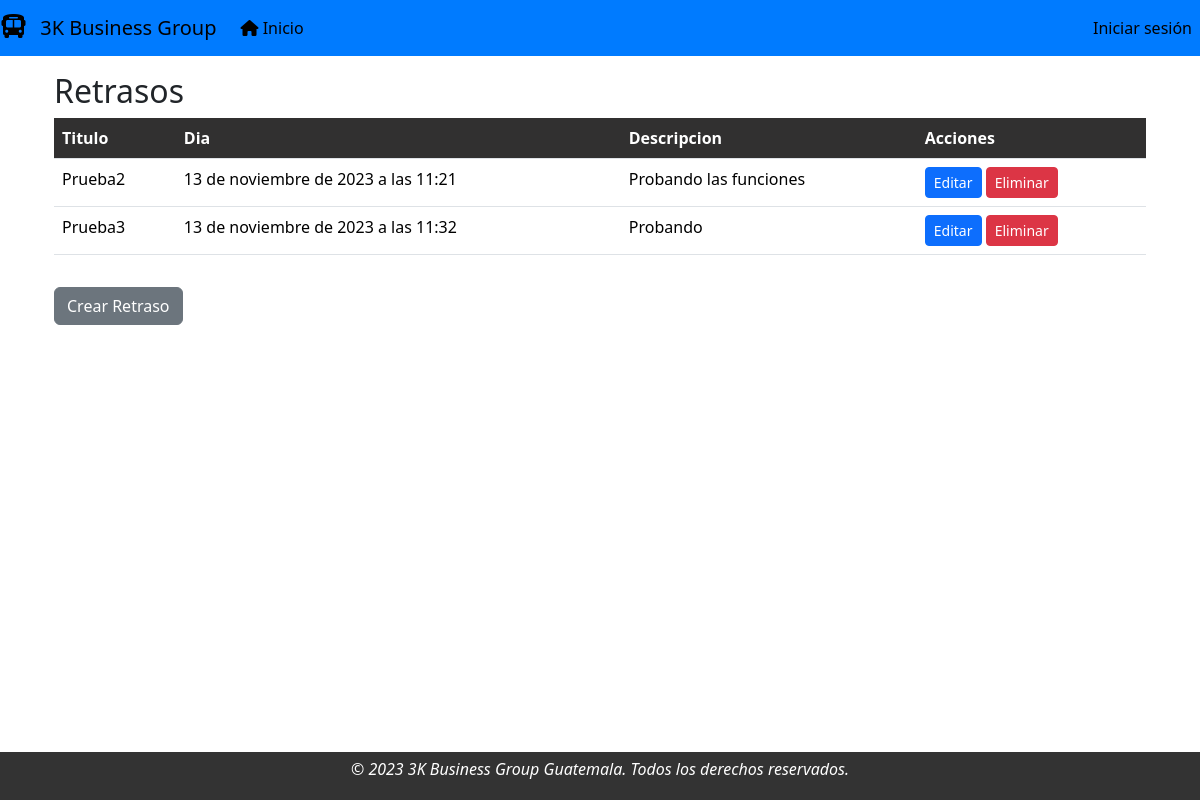
/horario/ver_retraso/, run on the app's committed database.
### modulo_registro/models.py (models this page shows)
class Retraso(models.Model):
    titulo = models.CharField(max_length=256, blank=False, verbose_name='Titulo')
    dia = models.DateTimeField(verbose_name='Dia', )
    descripcion = models.CharField(max_length=256, verbose_name='Descripcion')

### modulo_registro/views.py (the view)
# urls.py: path('ver_retraso/', ViewListarRetraso.as_view(), name='ver_retraso'),
class ViewListarRetraso(ListView):
    model = Retraso
    context_object_name = 'retraso'
    template_name = 'vista_retraso.html'

### modulo_registro/templates/vista_retraso.html (shortened to what this page needs)
{% extends "base.html" %}
{% block contenido %}
<div class="container">
  <h2 class="mt-3">Retrasos</h2>
  <table class="table">
    <thead>
      <tr>
        <th>Titulo</th>
        <th>Dia</th>
        <th>Descripcion</th>
        <th>Acciones</th>
      </tr>
    </thead>
    <tbody>
      {% for horario in retraso %}
      <tr>
        <td>{{ horario.titulo }}</td>
        <td>{{ horario.dia }}</td>
        <td>{{ horario.descripcion }}</td>
        <td>
          <a href="{% url 'horario:editar_retraso' horario.id %}" class="btn btn-primary btn-sm">Editar</a>
          <a href="{% url 'horario:eliminar_retraso' horario.id %}" class="btn btn-danger btn-sm">Eliminar</a>
        </td>
      </tr>
      {% endfor %}
    </tbody>
  </table>
  <a href="{% url 'horario:crear_retraso' %}" class="btn btn-secondary mt-3">Crear Retraso</a>
</div>
{% endblock contenido %}

### modulo_registro/templates/vista_retraso.html (style rules this page uses)
table.table thead th { background-color: rgb(49, 48, 48); color: white; }

### data on the page
Retraso: titulo "Prueba2", dia "13 de noviembre de 2023 a las 11:21", descripcion "Probando las funciones"
Retraso: titulo "Prueba3", dia "13 de noviembre de 2023 a las 11:32", descripcion "Probando"
